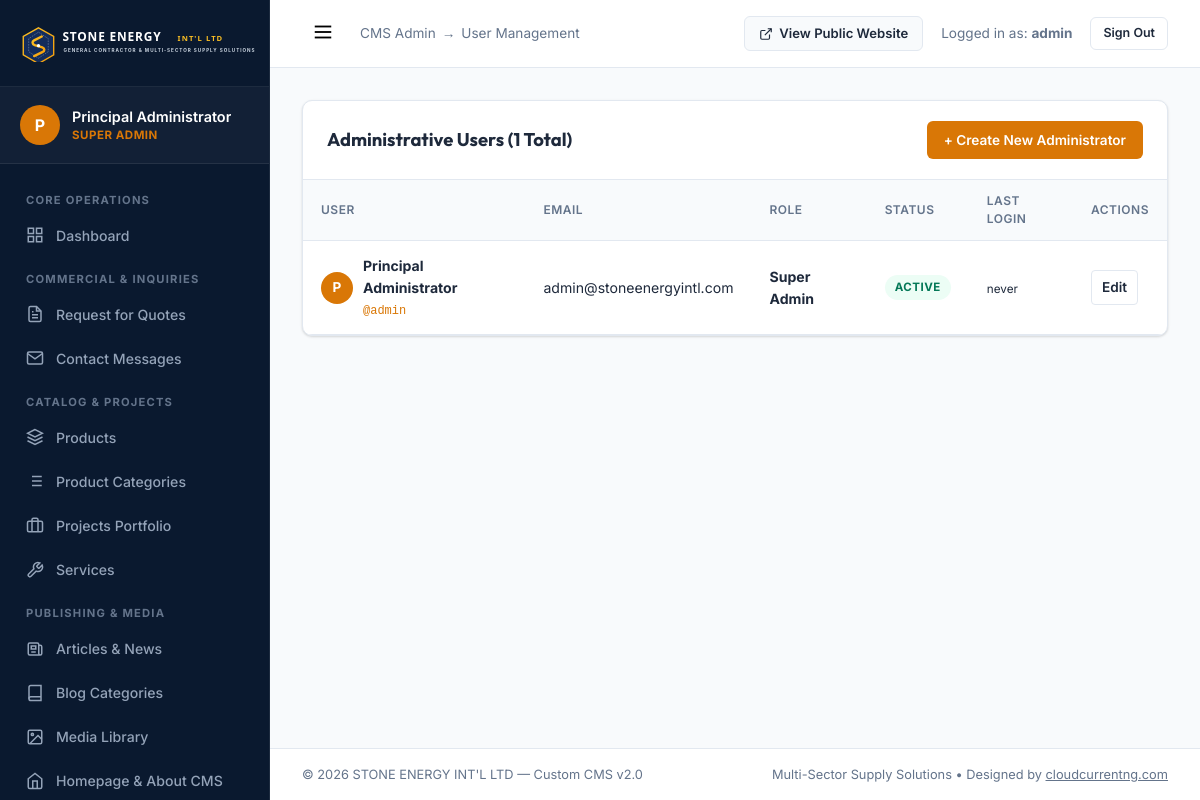
The page /admin/users.php (signed in) on the database its author committed.
### tables this page shows
CREATE TABLE `users` (
    `id` INT UNSIGNED AUTO_INCREMENT PRIMARY KEY,
    `username` VARCHAR(50) NOT NULL UNIQUE,
    `email` VARCHAR(120) NOT NULL UNIQUE,
    `password_hash` VARCHAR(255) NOT NULL,
    `full_name` VARCHAR(100) NOT NULL,
    `role_id` INT UNSIGNED NOT NULL DEFAULT 4,
    `status` ENUM('active', 'inactive', 'suspended') NOT NULL DEFAULT 'active',
    `avatar` VARCHAR(255) DEFAULT NULL,
    `last_login` DATETIME DEFAULT NULL,
    `created_at` DATETIME NOT NULL DEFAULT CURRENT_TIMESTAMP,
    `updated_at` DATETIME NOT NULL DEFAULT CURRENT_TIMESTAMP ON UPDATE CURRENT_TIMESTAMP,
    INDEX `idx_users_role` (`role_id`),
    INDEX `idx_users_status` (`status`),
    CONSTRAINT `fk_users_role` FOREIGN KEY (`role_id`) REFERENCES `roles` (`id`) ON DELETE RESTRICT
);

CREATE TABLE `roles` (
    `id` INT UNSIGNED AUTO_INCREMENT PRIMARY KEY,
    `name` VARCHAR(50) NOT NULL UNIQUE,
    `slug` VARCHAR(50) NOT NULL UNIQUE,
    `description` VARCHAR(255) DEFAULT NULL,
    `created_at` DATETIME NOT NULL DEFAULT CURRENT_TIMESTAMP
);

CREATE TABLE `site_settings` (
    `id` INT UNSIGNED AUTO_INCREMENT PRIMARY KEY,
    `setting_key` VARCHAR(100) NOT NULL UNIQUE,
    `setting_value` MEDIUMTEXT DEFAULT NULL,
    `setting_group` VARCHAR(50) NOT NULL DEFAULT 'general',
    `label` VARCHAR(150) NOT NULL,
    `field_type` ENUM('text', 'textarea', 'editor', 'image', 'boolean', 'select', 'number') NOT NULL DEFAULT 'text',
    `updated_at` DATETIME NOT NULL DEFAULT CURRENT_TIMESTAMP ON UPDATE CURRENT_TIMESTAMP,
    INDEX `idx_settings_group` (`setting_group`)
);

### admin/users.php (the view, shortened to what the rows shown need)
<?php
require_once __DIR__ . '/includes/auth-check.php';
$users = Database::fetchAll(
    "SELECT u.*, r.name as role_name
     FROM `users` u
     JOIN `roles` r ON u.role_id = r.id
     ORDER BY u.id ASC"
);
include __DIR__ . '/includes/header.php';
?>
<div class="admin-card">
    <div class="table-responsive">
        <table class="admin-table">
            <thead>
                <tr>
                    <th>User</th>
                    <th>Email</th>
                    <th>Role</th>
                    <th>Status</th>
                    <th>Last Login</th>
                    <th>Actions</th>
                </tr>
            </thead>
            <tbody>
                <?php foreach ($users as $u): ?>
                <tr>
                    <td>
                        <div style="display: flex; align-items: center; gap: 10px;">
                            <div class="admin-avatar" style="width: 32px; height: 32px; font-size: 0.85rem;">
                                <?= strtoupper(substr($u['full_name'], 0, 1)) ?>
                            </div>
                            <div>
                                <strong><?= e($u['full_name']) ?></strong><br>
                                <code style="font-size: 0.75rem; color: var(--admin-accent);">@<?= e($u['username']) ?></code>
                            </div>
                        </div>
                    </td>
                    <td><?= e($u['email']) ?></td>
                    <td>
                        <strong style="color: var(--admin-text);"><?= e($u['role_name']) ?></strong>
                    </td>
                    <td>
                        <span class="badge-status <?= ($u['status'] === 'active') ? 'badge-active' : 'badge-inactive' ?>">
                            <?= e($u['status']) ?>
                        </span>
                    </td>
                    <td><small><?= time_ago($u['last_login']) ?></small></td>
                    <td>
                        <div style="display: flex; gap: 6px;">
                            <a href="<?= admin_url('user-edit.php?id=' . $u['id']) ?>" class="btn-admin btn-admin-outline btn-icon" title="Edit">
                                Edit
                            </a>
                        </div>
                    </td>
                </tr>
                <?php endforeach; ?>
            </tbody>
        </table>
    </div>
</div>
<?php include __DIR__ . '/includes/footer.php'; ?>

### admin/includes/header.php (shortened to what the rows shown need)
<!DOCTYPE html>
<html lang="en">
<head>
    <link rel="stylesheet" href="<?= asset('css/admin.css') ?>">
</head>
<body class="admin-body">
    <?php include __DIR__ . '/sidebar.php'; ?>
    <div class="admin-main">
        <header class="admin-topbar">
            <div class="topbar-right">
                <span style="font-size: 0.85rem; color: var(--admin-text-muted);">
                    Logged in as: <strong><?= e($currentUser['username']) ?></strong>
                </span>
            </div>
        </header>
        <main class="admin-content">

### admin/includes/sidebar.php (shortened to what the rows shown need)
<aside class="admin-sidebar" id="adminSidebar">
    <div class="admin-user-profile">
        <div class="admin-avatar">
            <?= strtoupper(substr($currentUser['full_name'] ?? 'A', 0, 1)) ?>
        </div>
        <div class="admin-user-meta">
            <div class="admin-user-name"><?= e($currentUser['full_name'] ?? $currentUser['username']) ?></div>
            <div class="admin-user-role"><?= e($currentUser['role_name'] ?? $currentRole) ?></div>
        </div>
    </div>
</aside>

### admin/includes/footer.php (shortened to what the rows shown need)
        </main>
        <footer style="padding: 16px 32px; background: #fff; border-top: 1px solid var(--admin-border); font-size: 0.8rem; color: var(--admin-text-muted); display: flex; justify-content: space-between; align-items: center;">
            <div>
                &copy; <?= date('Y') ?> <?= e(setting('company_name', "STONE ENERGY INT'L LTD")) ?> &mdash; Custom CMS v2.0
            </div>
            <div>
                Multi-Sector Supply Solutions &bull; Designed by <a href="https://cloudcurrentng.com" target="_blank" rel="noopener" style="color: inherit; text-decoration: underline;">cloudcurrentng.com</a>
            </div>
        </footer>
    </div>
</body>
</html>

### rows shown on the page
users: full_name "P", full_name "Principal Administrator", role.name "SUPER ADMIN", username "admin", email "admin@stoneenergyintl.com", role.name "Super Admin", status "ACTIVE", last_login "never"
site_settings: setting_value "STONE ENERGY INT'L LTD"

### other values the page prints
$adminSection "User Management"
count($users) "1"
